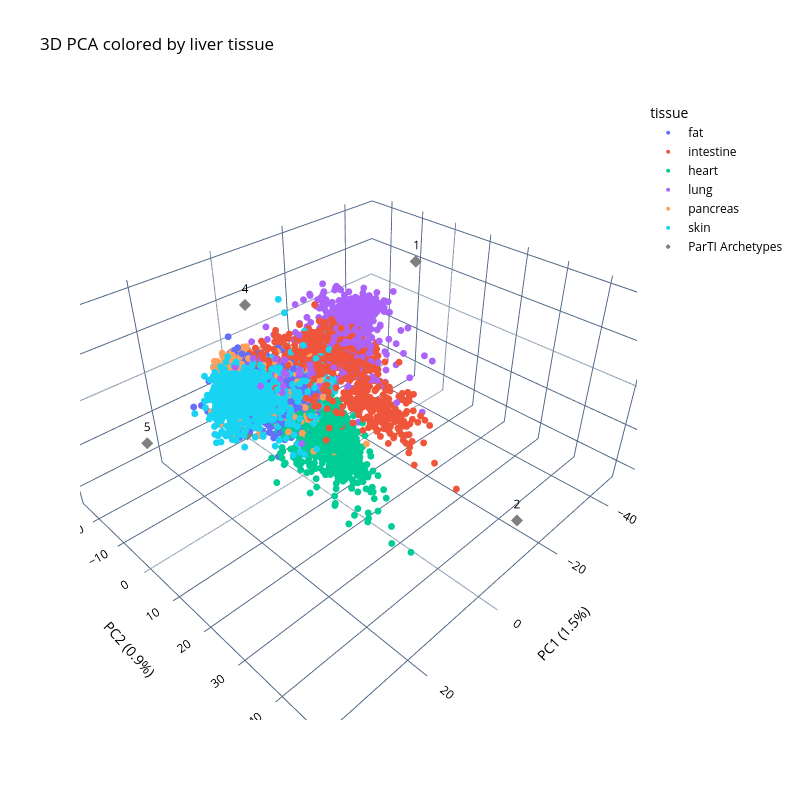

Source (notebook cell):
### Code cell
plot_PCA(df1, metadata1, 'tissue', "data/mouse_data", arcs=archetypes1)

### Figure 1 — Plotly figure (JSON) as saved in the notebook; plotly's stock layout.template omitted (floating-point values rounded to 4 significant figures; data arrays with more than 128 entries replaced by an {"elided": "..."} marker saying what was removed)
{"data": [{"hovertemplate": "tissue=fat<br>PC1 (1.5%)=%{x}<br>PC2 (0.9%)=%{y}<br>PC3 (0.7%)=%{z}<extra></extra>", "legendgroup": "fat", "marker": {"color": "#636efa", "size": 4, "symbol": "circle"}, "mode": "markers", "name": "fat", "scene": "scene", "showlegend": true, "type": "scatter3d", "x": {"elided": "1000 float values"}, "y": {"elided": "1000 float values"}, "z": {"elided": "1000 float values"}}, {"hovertemplate": "tissue=intestine<br>PC1 (1.5%)=%{x}<br>PC2 (0.9%)=%{y}<br>PC3 (0.7%)=%{z}<extra></extra>", "legendgroup": "intestine", "marker": {"color": "#EF553B", "size": 4, "symbol": "circle"}, "mode": "markers", "name": "intestine", "scene": "scene", "showlegend": true, "type": "scatter3d", "x": {"elided": "1000 float values"}, "y": {"elided": "1000 float values"}, "z": {"elided": "1000 float values"}}, {"hovertemplate": "tissue=heart<br>PC1 (1.5%)=%{x}<br>PC2 (0.9%)=%{y}<br>PC3 (0.7%)=%{z}<extra></extra>", "legendgroup": "heart", "marker": {"color": "#00cc96", "size": 4, "symbol": "circle"}, "mode": "markers", "name": "heart", "scene": "scene", "showlegend": true, "type": "scatter3d", "x": {"elided": "1000 float values"}, "y": {"elided": "1000 float values"}, "z": {"elided": "1000 float values"}}, {"hovertemplate": "tissue=lung<br>PC1 (1.5%)=%{x}<br>PC2 (0.9%)=%{y}<br>PC3 (0.7%)=%{z}<extra></extra>", "legendgroup": "lung", "marker": {"color": "#ab63fa", "size": 4, "symbol": "circle"}, "mode": "markers", "name": "lung", "scene": "scene", "showlegend": true, "type": "scatter3d", "x": {"elided": "1000 float values"}, "y": {"elided": "1000 float values"}, "z": {"elided": "1000 float values"}}, {"hovertemplate": "tissue=pancreas<br>PC1 (1.5%)=%{x}<br>PC2 (0.9%)=%{y}<br>PC3 (0.7%)=%{z}<extra></extra>", "legendgroup": "pancreas", "marker": {"color": "#FFA15A", "size": 4, "symbol": "circle"}, "mode": "markers", "name": "pancreas", "scene": "scene", "showlegend": true, "type": "scatter3d", "x": {"elided": "1000 float values"}, "y": {"elided": "1000 float values"}, "z": {"elided": "1000 float values"}}, {"hovertemplate": "tissue=skin<br>PC1 (1.5%)=%{x}<br>PC2 (0.9%)=%{y}<br>PC3 (0.7%)=%{z}<extra></extra>", "legendgroup": "skin", "marker": {"color": "#19d3f3", "size": 4, "symbol": "circle"}, "mode": "markers", "name": "skin", "scene": "scene", "showlegend": true, "type": "scatter3d", "x": {"elided": "1000 float values"}, "y": {"elided": "1000 float values"}, "z": {"elided": "1000 float values"}}, {"marker": {"color": "gray", "size": 4, "symbol": "diamond"}, "mode": "markers+text", "name": "ParTI Archetypes", "text": ["1", "2", "3", "4", "5"], "textposition": "top center", "type": "scatter3d", "x": [-46.92, -5.921, 0.2644, 3.522, 38.75], "y": [-9.255, 52.06, -19.8, -11.06, 7.097], "z": [9.989, -7.523, -23.32, 15.89, 9.788]}], "layout": {"font": {"color": "black"}, "height": 800, "legend": {"title": {"text": "tissue"}, "tracegroupgap": 0}, "paper_bgcolor": "white", "plot_bgcolor": "white", "scene": {"bgcolor": "white", "domain": {"x": [0, 1], "y": [0, 1]}, "xaxis": {"backgroundcolor": "white", "title": {"text": "PC1 (1.5%)"}}, "yaxis": {"backgroundcolor": "white", "title": {"text": "PC2 (0.9%)"}}, "zaxis": {"backgroundcolor": "white", "title": {"text": "PC3 (0.7%)"}}}, "title": {"text": "3D PCA colored by liver tissue"}, "width": 800}}
